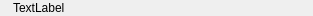
<?xml version="1.0" encoding="UTF-8"?>
<ui version="4.0">
 <class>ErrorFlashWidget</class>
 <widget class="QWidget" name="ErrorFlashWidget">
  <property name="geometry">
   <rect>
    <x>0</x>
    <y>0</y>
    <width>313</width>
    <height>16</height>
   </rect>
  </property>
  <property name="windowTitle">
   <string notr="true">Form</string>
  </property>
  <layout class="QHBoxLayout" name="horizontalLayout">
   <property name="leftMargin">
    <number>0</number>
   </property>
   <property name="topMargin">
    <number>0</number>
   </property>
   <property name="rightMargin">
    <number>0</number>
   </property>
   <property name="bottomMargin">
    <number>0</number>
   </property>
   <item>
    <widget class="QLabel" name="warningIcon">
     <property name="text">
      <string notr="true">&lt;!&gt;</string>
     </property>
    </widget>
   </item>
   <item>
    <widget class="QLabel" name="errorMessage">
     <property name="sizePolicy">
      <sizepolicy hsizetype="Expanding" vsizetype="Preferred">
       <horstretch>0</horstretch>
       <verstretch>0</verstretch>
      </sizepolicy>
     </property>
     <property name="text">
      <string notr="true">TextLabel</string>
     </property>
     <property name="wordWrap">
      <bool>false</bool>
     </property>
    </widget>
   </item>
  </layout>
 </widget>
 <resources/>
 <connections/>
</ui>
